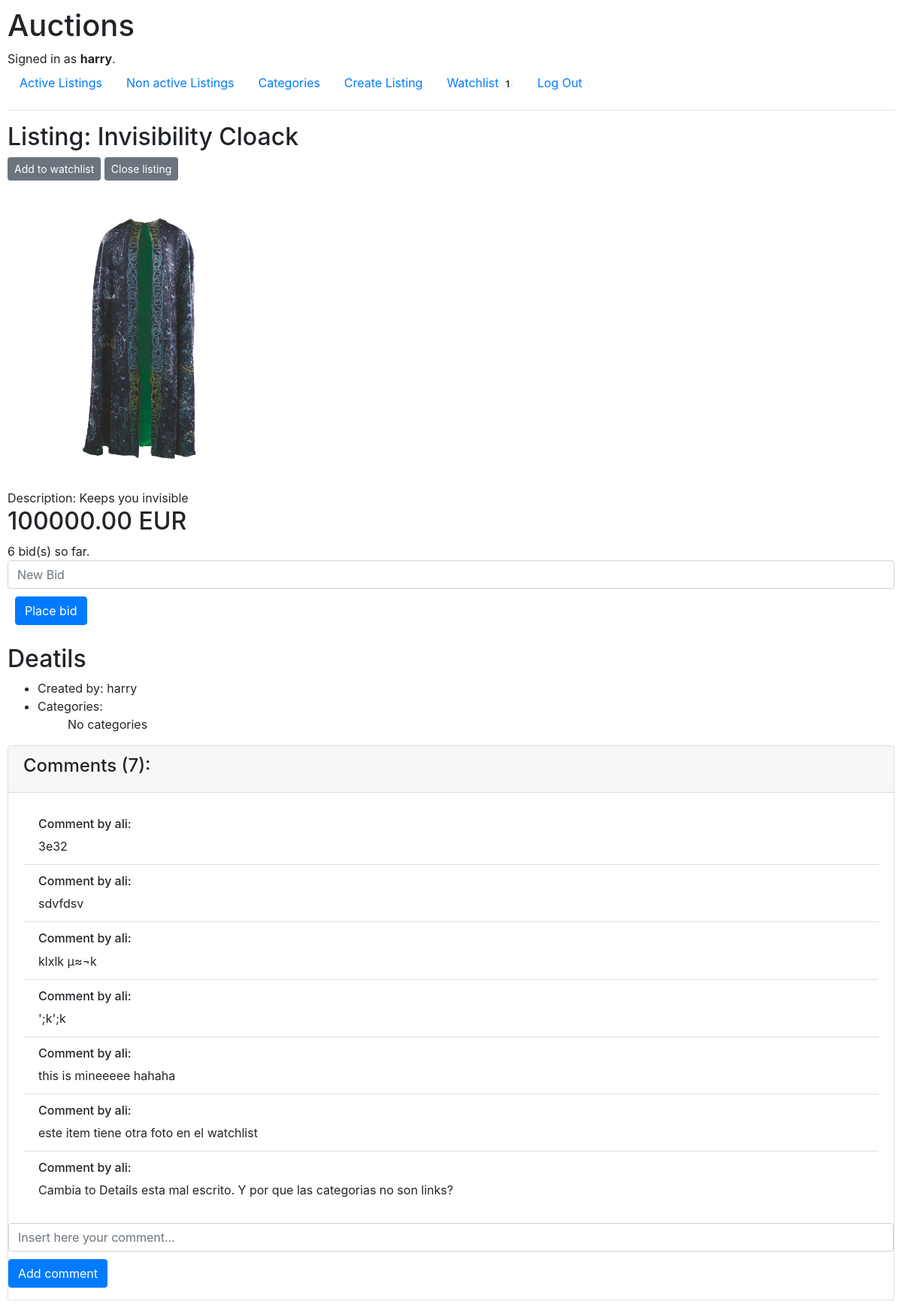
Page /1/listing (signed in) on the earlier database version.
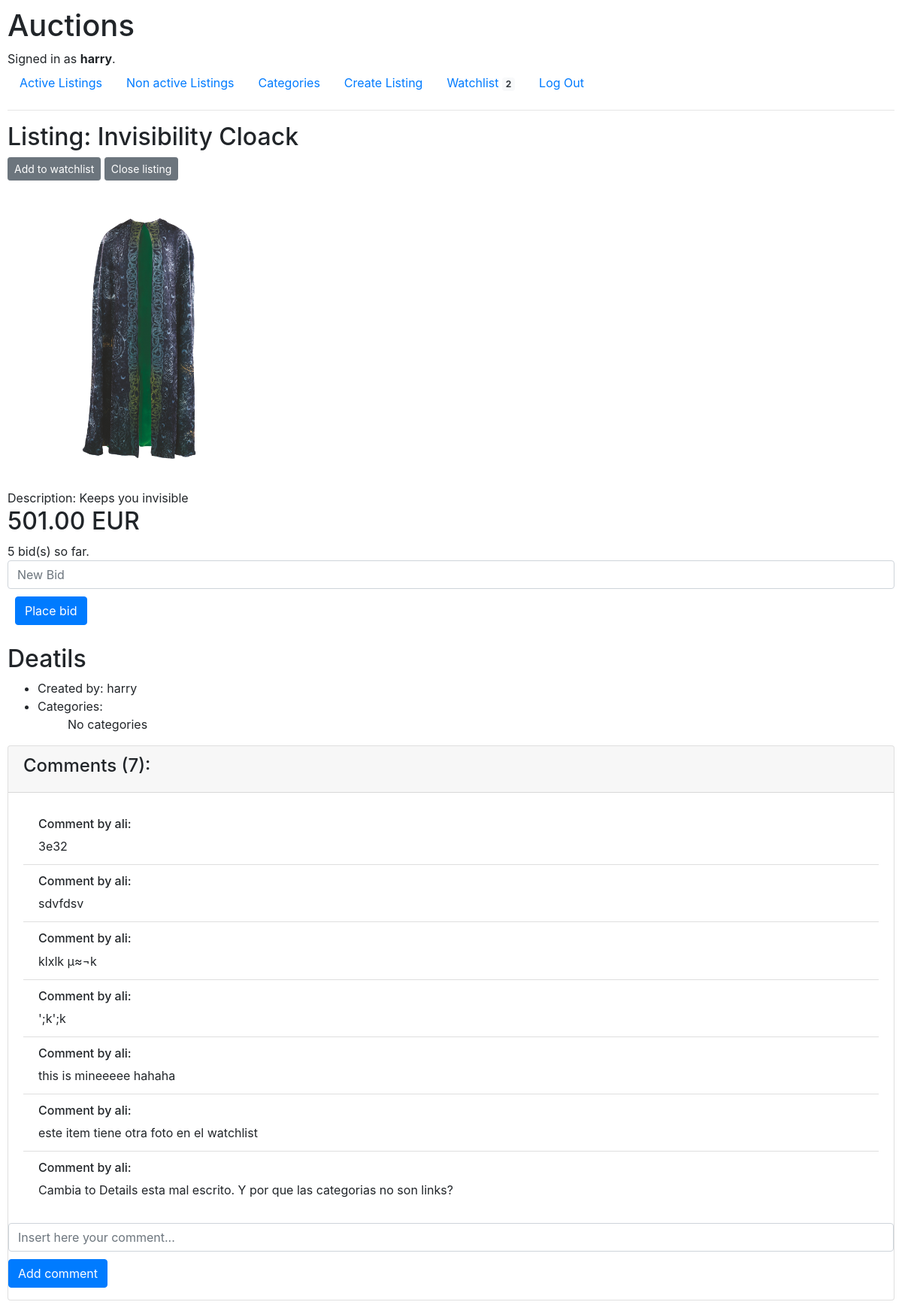
Same page on the later database version.
### auctions/models.py (models this page shows, shortened)
class User(AbstractUser):
    def AmountWatchlist(self):
        return self.wishes_per_user.count()

class Auction_listing(models.Model):
    title = CharField(max_length=64)
    initial_price = DecimalField(max_digits=10, decimal_places=2)
    description = TextField(blank=True)
    creator = ForeignKey(User, on_delete=models.CASCADE, related_name="created_listings")
    winner = ForeignKey(User, on_delete=models.CASCADE, related_name="won_listings", blank=True, null=True)
    is_active = BooleanField(default=True)
    categories = ManyToManyField(Category, blank=True, related_name="listings_per_category")
    in_watch_list = ManyToManyField(User, blank=True, related_name="wishes_per_user")
    image = models.ImageField(
        upload_to='images/',
        blank=True,
        null=True,
        editable=True
        )
    def HighestBid(self):
        if self.bids_by_listing.exists():
            max_bids_amount = self.bids_by_listing.all().aggregate(Max('amount'))['amount__max']
            return self.bids_by_listing.all().get(amount = max_bids_amount)
        else:
            return None
    def current_price(self):
        if self.HighestBid():
            return self.HighestBid().amount
        else:
            return self.initial_price
    def AmountOfBids(self):
        return self.bids_by_listing.count()
    def AmountOfComments(self):
        return self.comments_by_listing.count()

class Bid(models.Model):
    amount = DecimalField(max_digits=10, decimal_places=2)
    listing = ForeignKey(Auction_listing, on_delete=models.CASCADE, related_name="bids_by_listing")
    user = ForeignKey(User, on_delete=models.CASCADE, related_name='bids_by_user')

### auctions/views.py (the view)
# urls.py: path("<int:listing_id>/listing", views.listing_page, name="listing_page"),
def listing_page(request, listing_id, wrong_bid=False):
    listing = Auction_listing.objects.get(pk=listing_id)
    return render(request, "auctions/listing_page.html", {
        "listing": listing,
        "in_watch_list": request.user.wishes_per_user.filter(id = listing.id).exists(),
        "comments": listing.comments_by_listing.all(),
        "comment_form": CommentForm(),
        "bid_form": BidForm(),
        "wrong_bid": wrong_bid
    })

### auctions/forms.py
class CommentForm(ModelForm):
    class Meta:
        model = Comment
        fields = ('text',)
        labels = {
            'text': ""
        }
        widgets = {
            'text': forms.TextInput(attrs={'class': "form-control", 'placeholder': "Insert here your comment..."})
        }

class BidForm(ModelForm):
    class Meta:
        model = Bid
        fields = ('amount',)
        labels = {
            'amount': ""
        }
        widgets = {
            'amount': forms.NumberInput(attrs={'class': "form-control", 'placeholder': "New Bid"})
        }

### auctions/templates/auctions/listing_page.html (shortened to what this page needs)
{% extends "auctions/layout.html" %}
{% block body %}
    <h2>Listing: {{ listing.title }}</h2>
    {% if user.is_authenticated %}
        <div style="margin-bottom: 10px;">
            {% if in_watch_list %}
                <a href="{% url 'remove_whatchlist' listing.id %}">
                    <button type="button" class="btn btn-primary btn-sm">Remove from watchlist</button>
                </a>
            {%else%}
                <a href="{% url 'add_whatchlist' listing.id %}">
                    <button type="button" class="btn btn-secondary btn-sm">Add to watchlist</button>
                </a>
            {% endif %}
            {% if user == listing.creator and listing.is_active %}
                <a href="{% url 'close_listing' listing.id %}">
                    <button type="button" class="btn btn-secondary btn-sm">Close listing </button>
                </a>
            {% endif %}
        </div>
    {% endif %}
    {% include 'auctions/load_image_lisiting_page.html' %}
    <div>
        Description: {{ listing.description }}
    </div>
    <div>
        {% if listing.is_active %}
            <h2> {{ listing.current_price }} EUR </h2>
        {% else %}
            <h2> Sold by: {{ listing.current_price }} EUR </h2>
            {% endif %}
    </div>
    {% if listing.is_active %}
        <div>
            {{ listing.AmountOfBids }} bid(s) so far.
        </div>
        <div class="form-group">
            <form action="{% url 'bid_page' listing.id%}", method="POST">
                {{ bid_form }}
                <div style="padding: 10px;"><input class="btn btn-primary" type="submit" value="Place bid"></div>
            </form>
        </div>
    {% else %}
       There were {{ listing.AmountOfBids }} bid(s) for this listing.
       {% if user == listing.winner %}
            You won this listing!
       {% endif%}
    {% endif%}
    <div>
        <h2>Deatils</h2>
        <ul>
            <li> Created by: {{ listing.creator }} </li>
            <li> Categories:
                <ul>
                    {% for category in listing.categories.all %}
                        {{ category }}
                    {% empty %}
                        No categories
                    {% endfor %}
                </ul>
            </li>
        </ul>
    </div>
    {% if user.is_authenticated %}
        <div class="card">
            <div class="card-header">
                <h4>Comments ({{ listing.AmountOfComments }}):</h4>
            </div>
            <div class="card-body">
                <ul class="list-group list-group-flush">
                    {% for comment in comments %}
                        <li class="list-group-item">
                            <h6>Comment by {{ comment.user }}:</h6>
                             {{comment.text }}
                        </li>
                    {% empty %}
                        <li class="list-group-item">
                            <div> No comments</div>
                        </li>
                    {% endfor %}
                </ul>
            </div>
            <div class="form-group">
                <form action="{% url 'new_comment' listing.id %}", method="POST">
                    {{ comment_form }}
                    <input class="btn btn-primary" type="submit" value="Add comment" style="margin-top: 10px;">
                </form>
    {% endif %}
{% endblock %}

### auctions/templates/auctions/layout.html (shortened to what this page needs)
{% load static %}
<!DOCTYPE html>
<html lang="en">
    <head>
        <link rel="stylesheet" href="https://stackpath.bootstrapcdn.com/bootstrap/4.4.1/css/bootstrap.min.css">
        <link href="{% static 'auctions/styles.css' %}" rel="stylesheet">
    </head>
    <body>
        <h1>Auctions</h1>
        <div>
            {% if user.is_authenticated %}
                Signed in as <strong>{{ user.username }}</strong>.
            {% else %}
                Not signed in.
            {% endif %}
        </div>
        <ul class="nav">
            <li class="nav-item">
                <a class="nav-link" href="{% url 'index' %}">Active Listings</a>
            </li>
            <li class="nav-item">
                <a class="nav-link" href="{% url 'non_active_listings' %}">Non active Listings</a>
            </li>
            <li class="nav-item">
                <a class="nav-link" href="{% url 'categories' %}">Categories</a>
            </li>
            {% if user.is_authenticated %}
                <li class="nav-item">
                    <a class="nav-link" href="{% url 'create_listing' %}">Create Listing</a>
                </li>
                <li class="nav-item">
                    <a class="nav-link" href="{% url 'watchlist' %}">Watchlist <span class="badge bg-light text-dark">{{user.AmountWatchlist}}</span> </a>
                </li>
                <li class="nav-item">
                    <a class="nav-link" href="{% url 'logout' %}">Log Out</a>
                </li>
            {% endif %}
        </ul>
        <hr>
        {% block body %}
        {% endblock %}
    </body>
</html>

### auctions/templates/auctions/load_image_lisiting_page.html (shortened to what this page needs)
{% if listing.image %}
    <div class="col-md-4">
        <img src="{{listing.image.url}}" class="img-fluid rounded-start" alt="..." style="width: 100% \9; max-height: 400px;">
    </div>
{% else %}
        {% load static %}<img src="{% static 'auctions/no-image-available-icon.jpeg' %}"  class="img-fluid rounded-start" alt="..." style="width: 100% \9; max-height: 400px;">
{% endif %}

Differences in the rows shown:
changed User "harry": AmountWatchlist "1" → "2"
computed for Auction_listing "Invisibility Cloack": current_price "100000.00" → "501.00"; AmountOfBids "6" → "5"
